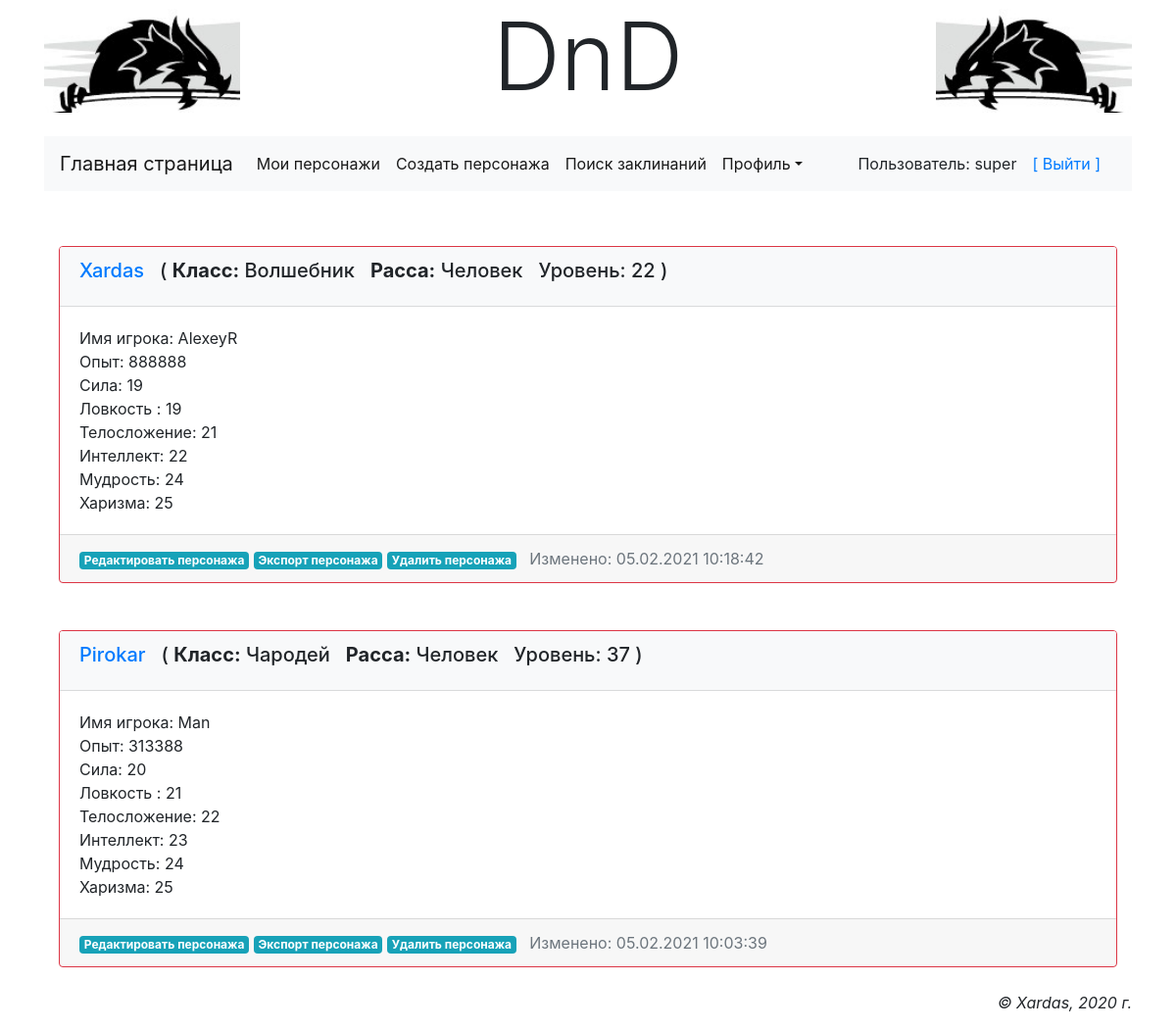
The page /main/accounts/profile/ (signed in) on the database its author committed.
### main/models.py (models this page shows, shortened)
class AdvUser(AbstractUser):
    is_activated = models.BooleanField(default=True, db_index=True, verbose_name='Прошёл активацию?')
    send_message = models.BooleanField(default=True, verbose_name='Слать сообщение о новых коментариях?')
    class Meta(AbstractUser.Meta):
        pass
    def __str__(self):
        return self.username

class BaseInfo(models.Model):
    strength = models.IntegerField(null=False, default=8, verbose_name='Сила персонажа')
    dexterity = models.IntegerField(null=False, default=8, verbose_name='Ловкость персонажа')
    constitution = models.IntegerField(null=False, default=8, verbose_name='Телосложение персонажа')
    intellegence = models.IntegerField(null=False, default=8, verbose_name='Интеллект персонажа')
    wisdom = models.IntegerField(null=False, default=8, verbose_name='Мудрость персонажа')
    chrarisma = models.IntegerField(null=False, default=8, verbose_name='Харизма персонажа')
    expirence_modifier = models.IntegerField(null=False, default=0, verbose_name='модификатор')
    strength_modifier = models.IntegerField(null=False, default=0, verbose_name='модификатор')
    dexterity_modifier = models.IntegerField(null=False, default=0, verbose_name='модификатор')
    constitution_modifier = models.IntegerField(null=False, default=0, verbose_name='модификатор')
    intellegence_modifier = models.IntegerField(null=False, default=0, verbose_name='модификатор')
    wisdom_modifier = models.IntegerField(null=False, default=0, verbose_name='модификатор')
    chrarisma_modifier = models.IntegerField(null=False, default=0, verbose_name='модификатор')
    armor_class = models.IntegerField(null=True, default=0, verbose_name='Класс доспеха')
    speed = models.CharField(null=True, max_length=255, verbose_name='Скорость персонажа')
    hitpoints_max = models.IntegerField(null=True, default=0, verbose_name='Максимальое здоровье')
    hitpoints_str = models.CharField(null=True, max_length=255, verbose_name='Кости здоровья')
    world_view = models.CharField(null=True, max_length=255, verbose_name='Мировозрение')
    skills = models.TextField(null=True, verbose_name='навыки')
    saving_throws = models.TextField(null=True, verbose_name='спасброски')
    description = models.TextField(null=True, verbose_name='Описание')
    feelings = models.TextField(null=True, verbose_name='чувства')
    abilities = models.TextField(null=True, verbose_name='способности')
    actions = models.TextField(null=True, verbose_name='действия')
    modified = models.DateTimeField(auto_now_add=True, db_index=True, verbose_name='Время модификации')
    class Meta:
        abstract = True

class CharBase(BaseInfo):
    owner = models.ForeignKey('AdvUser', null=False, on_delete=models.PROTECT, verbose_name='Владелец персонажа')
    playername = models.CharField(null=True, max_length=20, verbose_name='Реальное имя персонажа')
    name = models.CharField(db_index=True, null=False, max_length=20, verbose_name='Имя персонажа')
    races = models.ManyToManyField(CharRaces, choices=CharRaces.RACE_CHOICES, max_length=20,
                                   verbose_name='Расса персонажа')
    expirence = models.IntegerField(null=False, default=0, verbose_name='Опыт персонажа')
    level = models.IntegerField(null=False, default=1, verbose_name='Уровень персонажа')
    spells = models.ManyToManyField(Spell)
    prof_bonus = models.IntegerField(null=True, default=0, verbose_name='Бонус мастерства')
    initiative = models.IntegerField(null=True, default=0, verbose_name='Инициатива')
    inspiration = models.IntegerField(null=True, default=0, verbose_name='Вдохновение')
    hitpoints_curr = models.IntegerField(null=True, default=0, verbose_name='Текущее здоровье')
    hitpoints_temp = models.IntegerField(null=True, default=0, verbose_name='Временные очки здоровья')
    char_classes = models.ManyToManyField(CharClasses, choices=CharClasses.CLASS_CHOICES,
                                          verbose_name='Класс персонажа')
    gender = models.BooleanField(default=True, verbose_name='Пол')
    age = models.IntegerField(null=True, default=21, verbose_name='Возраст персонажа')
    height = models.IntegerField(null=True, default=175, verbose_name='Рост персонажа')
    weight = models.IntegerField(null=True, default=60, verbose_name='Вес персонажа')
    hair = models.CharField(null=True, max_length=20, verbose_name='Цвет волос')
    eyes = models.CharField(null=True, max_length=20, verbose_name='Цвет глаз')
    skin = models.CharField(null=True, max_length=20, verbose_name='Цвет кожы')
    avatar = models.ImageField(null=True, blank=True, upload_to='avatars/', verbose_name='Аватар')
    pers_traits = models.CharField(null=True, max_length=32, verbose_name='Персональные черты')
    ideals = models.CharField(null=True, max_length=32, verbose_name='Идеалы')
    bonds = models.CharField(null=True, max_length=32, verbose_name='Привязанности')
    flaws = models.CharField(null=True, max_length=32, verbose_name='Пороки')
    char_history = models.TextField(default='', verbose_name='История персонажа')
    gold_count = models.IntegerField(null=True, default=0, verbose_name='Золото персонажа')
    silver_count = models.IntegerField(null=True, default=0, verbose_name='Серебро персонажа')
    copper_count = models.IntegerField(null=True, default=0, verbose_name='Медь персонажа')
    char = CharacterManager()
    objects = models.Manager()
    class Meta:
        ordering = ['-modified']

class CharClasses(models.Model):
    CLASS_CHOICES = (
        ('Варвар', "Варвар"),
        ('Бард', "Бард"),
        ('Жрец', "Жрец"),
        ('Друид', "Друид"),
        ('Воин', "Воин"),
        ('Монах', "Монах"),
        ('Паладин', "Паладин"),
        ('Следопыт', "Следопыт"),
        ('Плут', "Плут"),
        ('Чародей', "Чародей"),
        ('Колдун', "Колдун"),
        ('Волшебник', "Волшебник"),
    )
    name = models.CharField(db_index=True, choices=CLASS_CHOICES, unique=True, null=False, max_length=20,
                            verbose_name='Имя класса персонажа')
    caption = models.CharField(null=True, max_length=24, verbose_name='Caption класса')
    description = models.CharField(null=True, max_length=1024 * 64, verbose_name='Описание класса')
    char_classes = ClassManager()
    objects = models.Manager()

class CharRaces(models.Model):
    RACE_CHOICES = (
        ('dwarf', "Дварф"),
        ('elf', "Эльф"),
        ('half', "Полурослик"),
        ('human', "Человек"),
        ('dragon', "Драконорождённый"),
        ('gnom', "Гном"),
        ('halfelf', "Полуэльф"),
        ('halfork', "Полуорк"),
        ('tifling', "Тифлинг"),
    )
    name = models.CharField(db_index=True, choices=RACE_CHOICES, unique=True, null=False, max_length=20,
                            verbose_name='Имя рассы персонажа')
    caption = models.CharField(null=True, max_length=24, verbose_name='Caption рассы')
    description = models.CharField(null=True, max_length=1024 * 64, verbose_name='Описание рассы')
    char_races = RaceManager()
    objects = models.Manager()

### main/views.py (the view)
# urls.py: path('accounts/profile/', profile, name='profile'),
@login_required
def profile(request):
    print("Current account: ", request.user)
    chars = CharBase.objects.filter(owner=request.user)
    return render(request, 'main/profile.html', {'chars': chars})

### main/templates/main/profile.html (shortened to what this page needs)
{% extends "layout/basic.html" %}
{% block content %}
{% for ch in chars %}
<div class="card border-danger mt-5">
    <div class="card-header bg-light">
        <h5 class="card-title">
            <a href="{% url 'main:view_character' ch.name %}">{{ ch.name }}</a>
            &nbsp&nbsp(
            <b>Класс:</b>
            {% for char_class in ch.char_classes.all %}
                {{ char_class.name }}
            {% endfor %}&nbsp
            <b>Расса:</b>
            {% for race in ch.races.all %}
                {{ race.caption }}
            {% endfor %}&nbsp
            Уровень: {{ ch.level }}&nbsp)
        </h5>
    </div>
    <div class="card-body">
        Имя игрока:  {{ ch.playername }} <br>
        Опыт: {{ ch.expirence }} <br>
        Сила: {{ ch.strength }} <br>
        Ловкость : {{ ch.dexterity }} <br>
        Телосложение: {{ ch.constitution }} <br>
        Интеллект: {{ ch.intellegence }} <br>
        Мудрость: {{ ch.wisdom }} <br>
        Харизма: {{ ch.chrarisma }} <br>
    </div>
    <div class="card-footer">
        <a class="badge badge-info" href="{% url 'main:edit_character' ch.name %}">Редактировать персонажа</a>
        <a class="badge badge-info" href="{% url 'main:export_character' ch.name %}">Экспорт персонажа</a>
        <a class="badge badge-info" href="{% url 'main:delete_character' ch.name %}">Удалить персонажа</a>
        &nbsp&nbsp<span class="text-right text-muted">Изменено:  {{ ch.modified|date:"d.m.Y H:i:s" }}</span>
    </div>
</div>
{% endfor %}
{% endblock %}

### main/templates/layout/menu.html (shortened to what this page needs)
<nav class="navbar navbar-expand-lg navbar-light bg-light">
          <a class="navbar-brand" href="{% url 'main:index' %}">Главная страница</a>
          <div class="collapse navbar-collapse" id="navbarSupportedContent">
              {% if user.is_authenticated %}
              <ul class="navbar-nav mr-auto">
                  <li class="nav-item active"><a class="nav-link" href="{% url 'main:profile' %}">Мои персонажи</a></li>
                  <li class="nav-item active"><a class="nav-link" href="{% url 'main:create_character' %}">Создать персонажа</a></li>
                  <li class="nav-item active"><a class="nav-link" href="{% url 'main:find_spells' %}">Поиск заклинаний</a></li>
                  <li class="nav-item dropdown active">
                        <a class="nav-link dropdown-toggle" data-toggle="dropdown"
                        href="#" role="button" aria-haspopup="true"
                        aria-expanded="false">Профиль</a>
                  </li>
              </ul>
              Пользователь: {{ user.username }}
              <a class="nav-link" href="{% url 'main:logout' %}">[ Выйти ]</a>
              {% else %}
              <a class="nav-link" href="{% url 'main:register' %}">[ Регистрация ]</a>
              <a class="nav-link" href="{% url 'main:login' %}">[ Вход ]</a>
              {% endif %}
          </div>
</nav>

### rows shown on the page
AdvUser: username "super"
CharBase: name "Xardas", level "22", playername "AlexeyR", expirence "888888", strength "19", dexterity "19", constitution "21", intellegence "22", wisdom "24", chrarisma "25", modified "05.02.2021 10:18:42"
CharClasses: name "Волшебник"
CharRaces: caption "Человек"
CharBase: name "Pirokar", level "37", playername "Man", expirence "313388", strength "20", dexterity "21", constitution "22", intellegence "23", wisdom "24", chrarisma "25", modified "05.02.2021 10:03:39"
CharClasses: name "Чародей"
